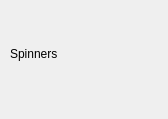
     <widget class="QWidget" name="tab_3">
      <attribute name="title">
       <string>spinners</string>
      </attribute>
      <widget class="QWidget" name="layoutWidget2">
       <property name="geometry">
        <rect>
         <x>10</x>
         <y>20</y>
         <width>149</width>
         <height>90</height>
        </rect>
       </property>
       <layout class="QVBoxLayout" name="verticalLayout_8">
        <item>
         <widget class="Origin::UIToolkit::OriginLabel" name="originLabel_15">
          <property name="text">
           <string>Spinners</string>
          </property>
         </widget>
        </item>
        <item>
         <layout class="QHBoxLayout" name="horizontalLayout">
          <item>
           <widget class="Origin::UIToolkit::OriginSpinner" name="originSpinner">
            <property name="maximumSize">
             <size>
              <width>65</width>
              <height>65</height>
             </size>
            </property>
            <property name="autoStart">
             <bool>true</bool>
            </property>
           </widget>
          </item>
          <item>
           <widget class="Origin::UIToolkit::OriginSpinner" name="originSpinner_2">
            <property name="maximumSize">
             <size>
              <width>30</width>
              <height>30</height>
             </size>
            </property>
            <property name="spinnerType">
             <enum>Origin::UIToolkit::OriginSpinner::SpinnerMedium</enum>
            </property>
            <property name="autoStart">
             <bool>true</bool>
            </property>
           </widget>
          </item>
          <item>
           <widget class="Origin::UIToolkit::OriginSpinner" name="originSpinner_3">
            <property name="maximumSize">
             <size>
              <width>16</width>
              <height>16</height>
             </size>
            </property>
            <property name="spinnerType">
             <enum>Origin::UIToolkit::OriginSpinner::SpinnerSmall</enum>
            </property>
            <property name="autoStart">
             <bool>true</bool>
            </property>
           </widget>
          </item>
          <item>
           <widget class="Origin::UIToolkit::OriginSpinner" name="originSpinner_4">
            <property name="maximumSize">
             <size>
              <width>16</width>
              <height>16</height>
             </size>
            </property>
            <property name="spinnerType">
             <enum>Origin::UIToolkit::OriginSpinner::SpinnerSmallValidating</enum>
            </property>
            <property name="autoStart">
             <bool>true</bool>
            </property>
           </widget>
          </item>
         </layout>
        </item>
       </layout>
      </widget>
     </widget>
